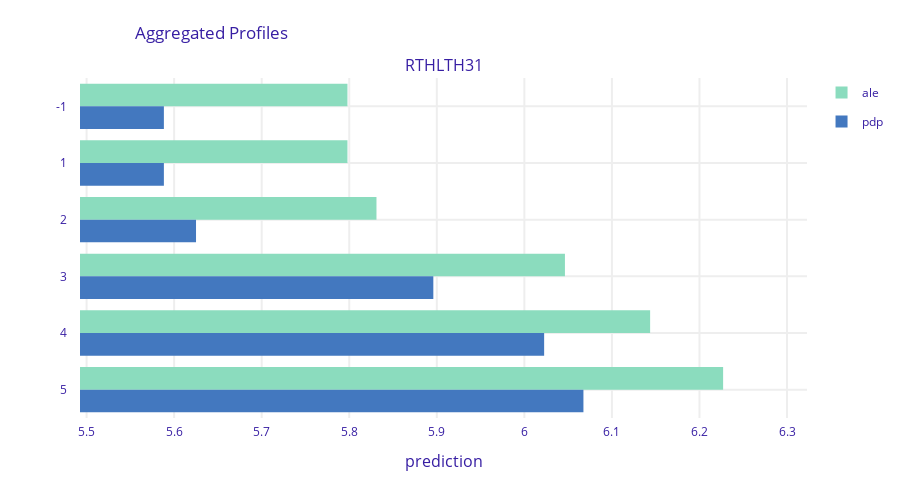

The notebook cell this image was saved under:
### Code cell
fig2 = ale_cat.plot(pdp_cat, size = 4, facet_ncol=1)

### Figure 1 — Plotly figure (JSON) as saved in the notebook; plotly's stock layout.template omitted (floating-point values rounded to 4 significant figures)
{"data": [{"base": 0, "hoverinfo": "text", "hoverlabel": {"bgcolor": "rgba(0,0,0,0.8)"}, "hovertext": ["RTHLTH31: -1<br>average prediction: 5.797938959400523<br>label: ale<br><br>mean observation prediction: <br>5.6964296102522685", "RTHLTH31: 1<br>average prediction: 5.797938959400523<br>label: ale<br><br>mean observation prediction: <br>5.6964296102522685", "RTHLTH31: 2<br>average prediction: 5.831089685522239<br>label: ale<br><br>mean observation prediction: <br>5.6964296102522685", "RTHLTH31: 3<br>average prediction: 6.046358401795712<br>label: ale<br><br>mean observation prediction: <br>5.6964296102522685", "RTHLTH31: 4<br>average prediction: 6.143663182109141<br>label: ale<br><br>mean observation prediction: <br>5.6964296102522685", "RTHLTH31: 5<br>average prediction: 6.227024771949768<br>label: ale<br><br>mean observation prediction: <br>5.6964296102522685"], "legendgroup": "ale", "marker": {"color": "#8bdcbe"}, "name": "ale", "orientation": "h", "showlegend": true, "type": "bar", "x": [5.798, 5.798, 5.831, 6.046, 6.144, 6.227], "xaxis": "x", "y": ["-1", "1", "2", "3", "4", "5"], "yaxis": "y"}, {"base": 0, "hoverinfo": "text", "hoverlabel": {"bgcolor": "rgba(0,0,0,0.8)"}, "hovertext": ["RTHLTH31: -1<br>average prediction: 5.588272209415573<br>label: pdp<br><br>mean observation prediction: <br>5.696429610252267", "RTHLTH31: 1<br>average prediction: 5.588272209415573<br>label: pdp<br><br>mean observation prediction: <br>5.696429610252267", "RTHLTH31: 2<br>average prediction: 5.624976449577131<br>label: pdp<br><br>mean observation prediction: <br>5.696429610252267", "RTHLTH31: 3<br>average prediction: 5.896035210001607<br>label: pdp<br><br>mean observation prediction: <br>5.696429610252267", "RTHLTH31: 4<br>average prediction: 6.022599359292254<br>label: pdp<br><br>mean observation prediction: <br>5.696429610252267", "RTHLTH31: 5<br>average prediction: 6.067478318700892<br>label: pdp<br><br>mean observation prediction: <br>5.696429610252267"], "legendgroup": "pdp", "marker": {"color": "#4378bf"}, "name": "pdp", "orientation": "h", "showlegend": true, "type": "bar", "x": [5.588, 5.588, 5.625, 5.896, 6.023, 6.067], "xaxis": "x", "y": ["-1", "1", "2", "3", "4", "5"], "yaxis": "y"}], "layout": {"annotations": [{"font": {"size": 16}, "showarrow": false, "text": "RTHLTH31", "x": 0.5, "xanchor": "center", "xref": "paper", "y": 1, "yanchor": "bottom", "yref": "paper"}, {"font": {"size": 16}, "showarrow": false, "text": "prediction", "x": 0.5, "xanchor": "center", "xref": "paper", "y": 0, "yanchor": "top", "yref": "paper", "yshift": -30}], "font": {"color": "#371ea3"}, "height": 489, "hovermode": "closest", "margin": {"b": 71, "r": 30, "t": 78}, "shapes": [{"line": {"color": "#371ea3", "dash": "dot", "width": 1.5}, "type": "line", "x0": 0, "x1": 0, "xref": "x", "y0": 0, "y1": 5, "yref": "y"}, {"line": {"color": "#371ea3", "dash": "dot", "width": 1.5}, "type": "line", "x0": 0, "x1": 0, "xref": "x", "y0": 0, "y1": 5, "yref": "y"}], "title": {"text": "Aggregated Profiles", "x": 0.15}, "xaxis": {"anchor": "y", "automargin": true, "domain": [0, 1], "fixedrange": true, "gridwidth": 2, "range": [5.492, 6.323], "tickcolor": "white", "ticklen": 3, "ticks": "outside", "type": "linear", "zeroline": false}, "yaxis": {"anchor": "x", "automargin": true, "autorange": "reversed", "domain": [0, 1], "fixedrange": true, "gridwidth": 2, "tickcolor": "white", "ticklen": 10, "ticks": "outside", "type": "category"}}}
